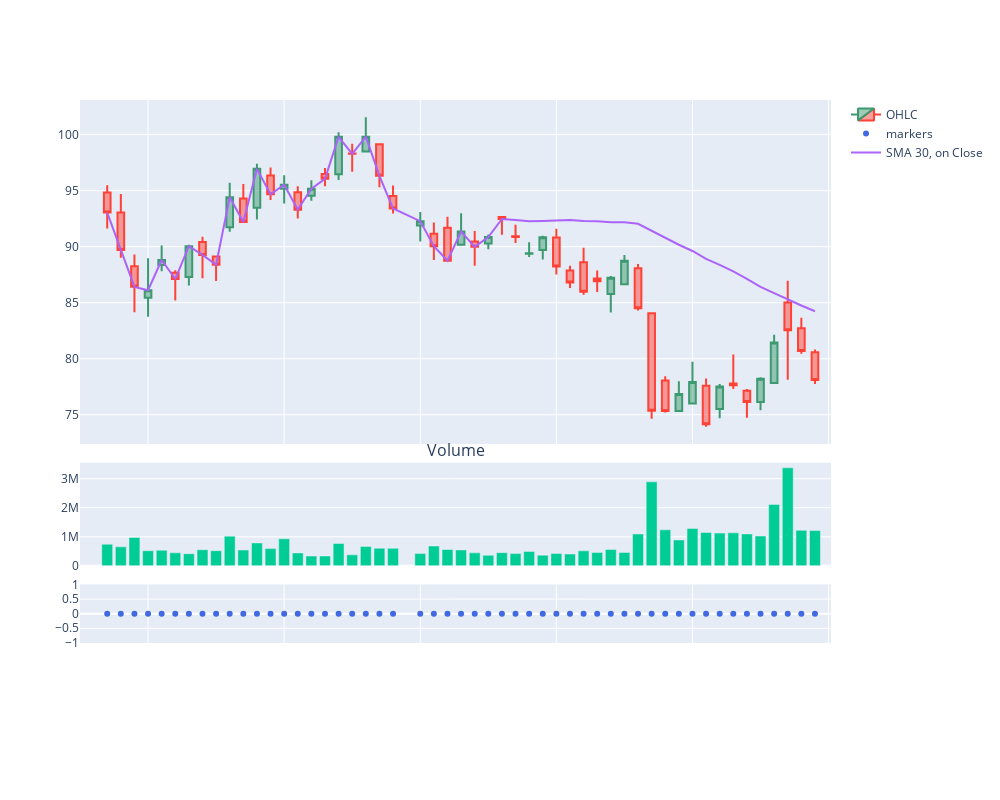

This figure's notebook cell:
### Code cell
period = 30
# simple moving average
#indicator =  moving_average
indicator = "SMA"
ma_crossover = Crossover(period, indicator = indicator, on = "Close", invert = True)
#ma_crossover.plot_signals(con = True)
ma_crossover.plot_signals(data, con = False)
